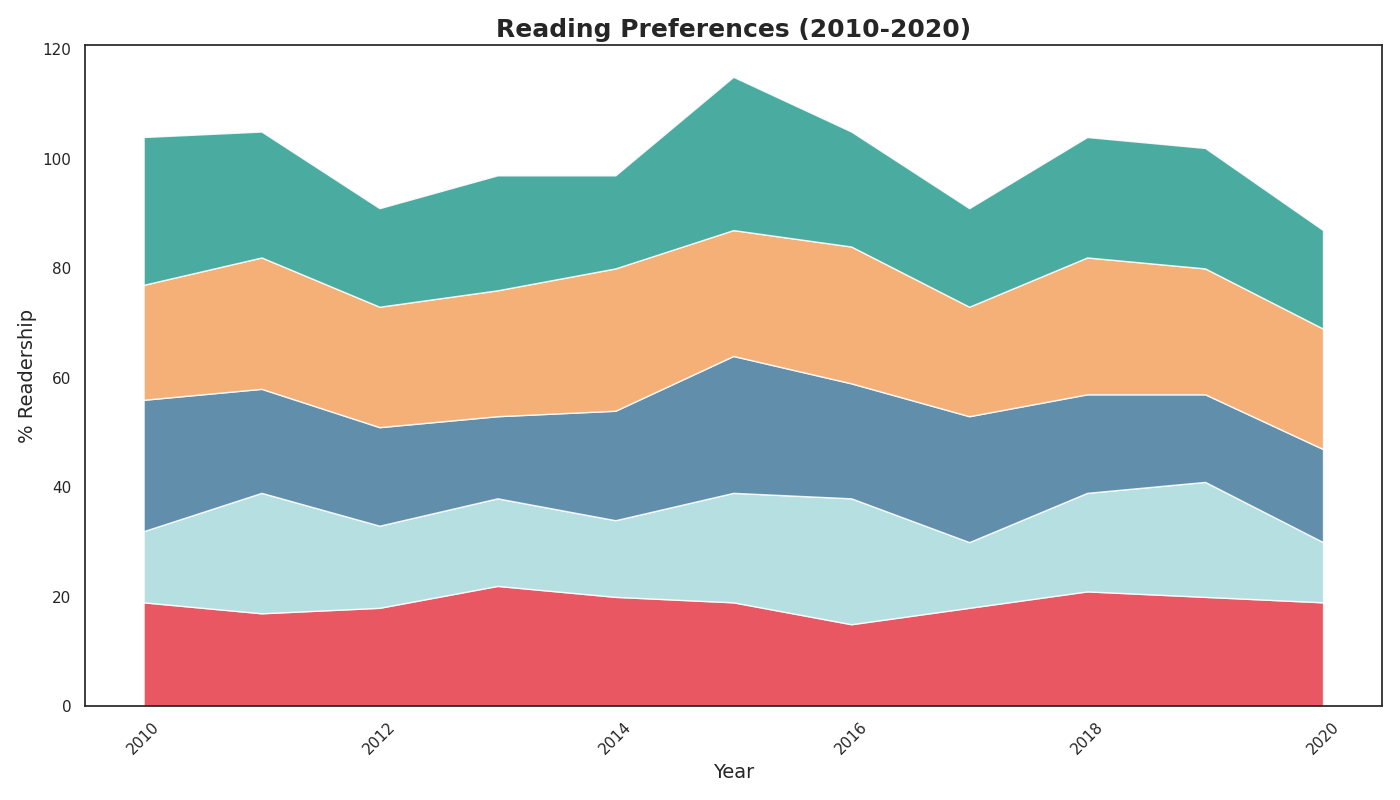

Write the Python code that produced this figure.
import matplotlib.pyplot as plt
import numpy as np

years = np.arange(2010, 2021)

# Randomly altered the contents within data groups while maintaining structure
fantasy = np.array([19, 17, 18, 22, 20, 19, 15, 18, 21, 20, 19])
sci_fi = np.array([13, 22, 15, 16, 14, 20, 23, 12, 18, 21, 11])
mystery = np.array([24, 19, 18, 15, 20, 25, 21, 23, 18, 16, 17])
romance = np.array([21, 24, 22, 23, 26, 23, 25, 20, 25, 23, 22])
non_fiction = np.array([27, 23, 18, 21, 17, 28, 21, 18, 22, 22, 18])

fig, ax = plt.subplots(figsize=(14, 8))

new_colors = ['#e63946', '#a8dadc', '#457b9d', '#f4a261', '#2a9d8f']
ax.stackplot(years, fantasy, sci_fi, mystery, romance, non_fiction,
             colors=new_colors, alpha=0.85)

ax.set_title('Reading Preferences (2010-2020)', fontsize=18, fontweight='bold')
ax.set_xlabel('Year', fontsize=14)
ax.set_ylabel('% Readership', fontsize=14)

plt.setp(ax.xaxis.get_majorticklabels(), rotation=45)
plt.tight_layout()

plt.show()
